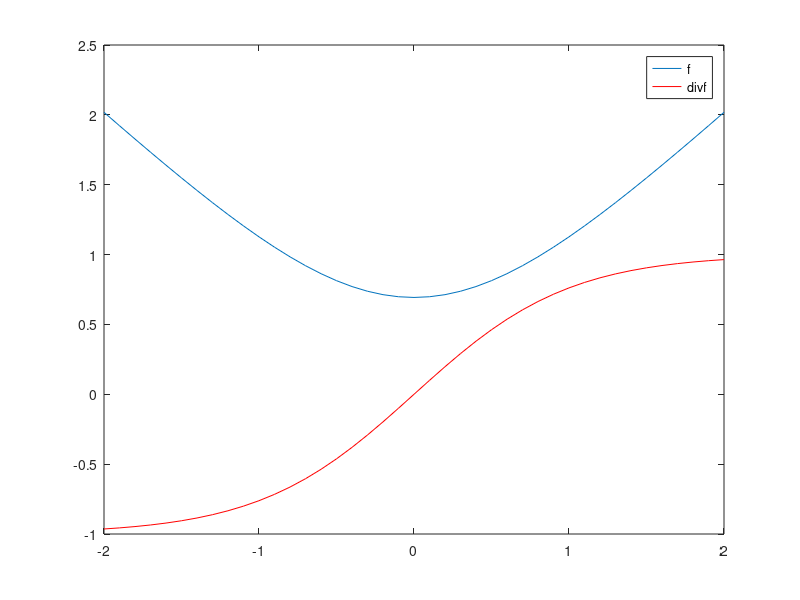
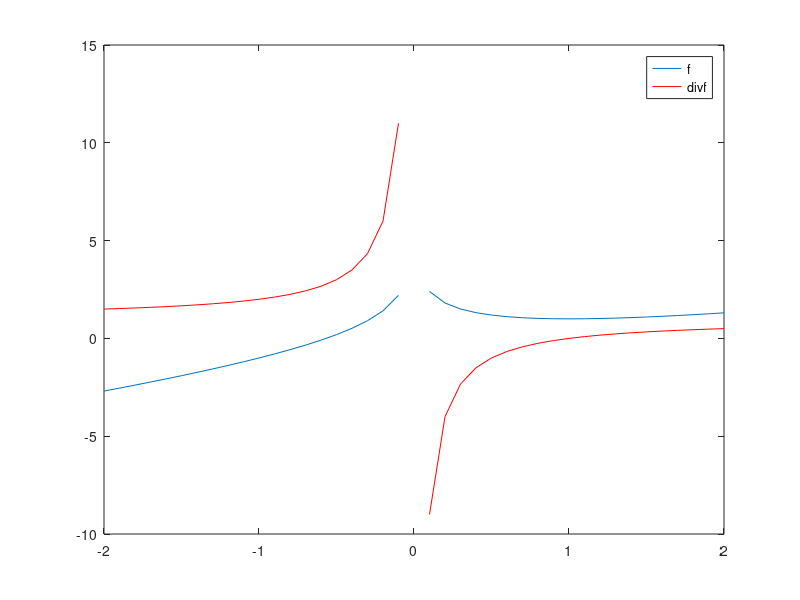

MATLAB code for these plots, in order:
% This is for the question 9.10 from bv_cvxhook
% pure Newon method: Newton?s method with fixed step size t = 1 can diverge
% if the initial point is not close to x?. consider two examples.

% (a) f(x) = log(ex + e?x) has a unique minimizer x? = 0. Run Newton?s 
% method with fixed step size t = 1, starting at x(0) = 1 and at x(0) = 1.1.

x = -2:0.1:2;
y = @(x) log(exp(x)+exp(-x));
g = @(x) (exp(x)-exp(-x))./(exp(x)+exp(-x));
h = @(x) ((exp(x)+exp(-x)).^2-(exp(x)-exp(-x)).^2)./(exp(x)+exp(-x)).^2;
tol = 10^-12;
for x0 = [1 1.1]
    itn = 0;
    while abs(g(x0)) >= tol && itn<=10;
        x0 = x0 - h(x0)\g(x0);
        itn = itn+1;
        fprintf('%2.0f  %3.2e  %3.2e\n',itn,g(x0),x0);
    end
end
figure;plot(x,y(x));hold on; plot(x,g(x),'r');legend('f','divf');

% (b) f (x) = ? log x + x has a unique minimizer x? = 1. Run Newton?s method
% with fixed step size t = 1, starting at x(0) = 3.
clear;
x = -2:0.1:2;
y = @(x) -log(x) + x;
g = @(x) -1./x + 1;
h = @(x) 1/x^2;
tol = 10^-12;
for x0 = [3]
    itn = 0;
    while abs(g(x0)) >= tol && itn<=10;
        x0 = x0 - h(x0)\g(x0);
        itn = itn+1;
        fprintf('%2.0f  %3.2e  %3.2e\n',itn,g(x0),x0);
    end
end
figure;plot(x,y(x));hold on; plot(x,g(x),'r');legend('f','divf');
